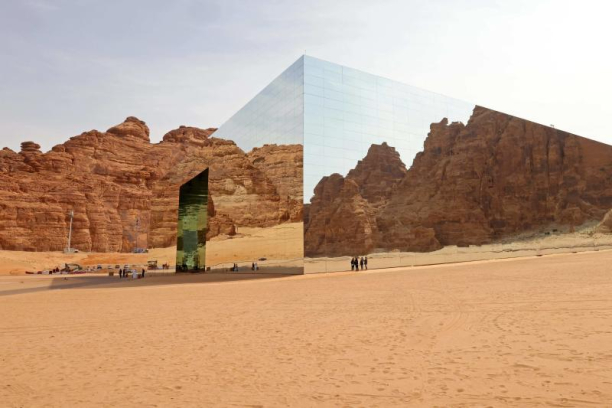
%> input picture ula.jpg, 612 x 408 px
$ octave DCT.m   (GNU Octave 9; MATLAB toolbox functions it lacks are replaced by stand-ins)
%> lines starting %> are read from the running program, lines starting %| are printed output that depends on the picture; in (x1, y1, x2, y2) boxes, pixels count from 0 and x2, y2 are one past the last pixel; in counts of white or black regions, pixels touching at a corner belong together; the program's own positions count from 1; long printed decimals are rounded
% Load the source image
original_image = imread('ula.jpg');
%> original_image is the input picture: size 408x612x3 uint8; mean R, G, B 192, 160.5, 135.5
original_image = double(original_image) / 255; % Normalize the image to [0,1]
%> original_image: size 408x612x3 double
figure, imshow(original_image); % Show the source image
title('Original Image');

% Create a binary mask
a = zeros(size(original_image,1),size(original_image,2));
a(100:250, 100:350) = 1; % Area where the watermark will be applied
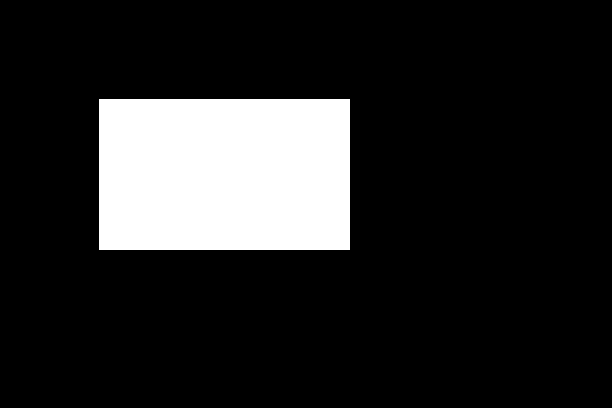
%> a: size 408x612 double; values 0 (black) and 1 (white), 15.2% white; 1 white region, box (x1, y1, x2, y2) and area: (99, 99, 350, 250) 37901
figure, imshow(a); % Show the mask
title('Binary Mask');

% Load the watermark image
watermark = imread('albenia.jpg');
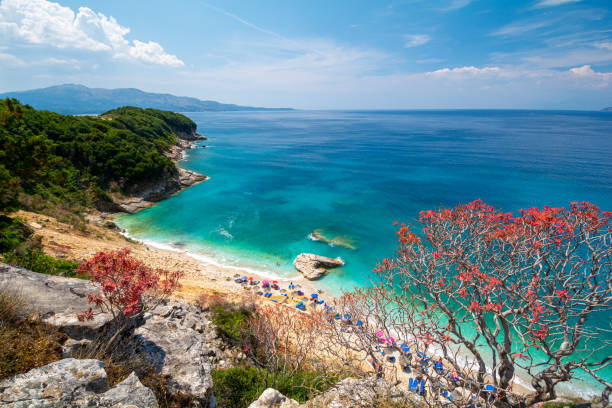
%> input picture albenia.jpg, 612 x 408 px
%> watermark is the input picture: size 408x612x3 uint8; mean R, G, B 104.8, 136.1, 143.4
watermark = double(watermark) / 255; % Normalize the watermark to [0,1]
%> watermark: size 408x612x3 double
figure, imshow(watermark); % Show the watermark
title('Watermark Image');

% Check if watermark is grayscale
if size(watermark, 3) == 1
    % If so, convert the image to grayscale
    original_image = rgb2gray(original_image);
    % Then display the grayscale image
    figure, imshow(original_image);
    title('Grayscale Image');
end

% Resizing the watermark to match the mask size
watermark_resized = imresize(watermark, [size(a,1), size(a,2)]);

% Split the image and the watermark into color channels
x1 = original_image(:,:,1); x2 = original_image(:,:,2); x3 = original_image(:,:,3);
watermark_red = watermark_resized(:, :, 1);
watermark_green = watermark_resized(:, :, 2);
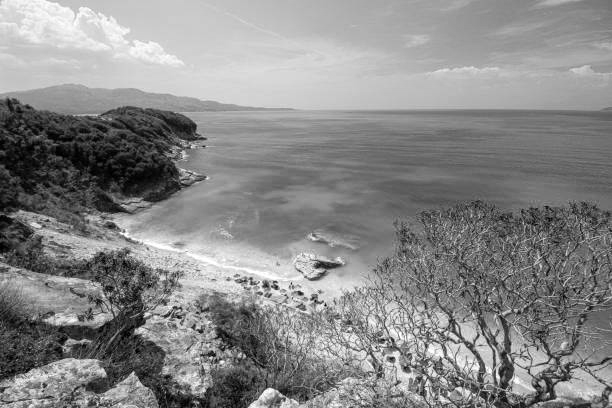
%> watermark_green: size 408x612 double; min 0, max 1, mean 0.534
watermark_blue = watermark_resized(:, :, 3);
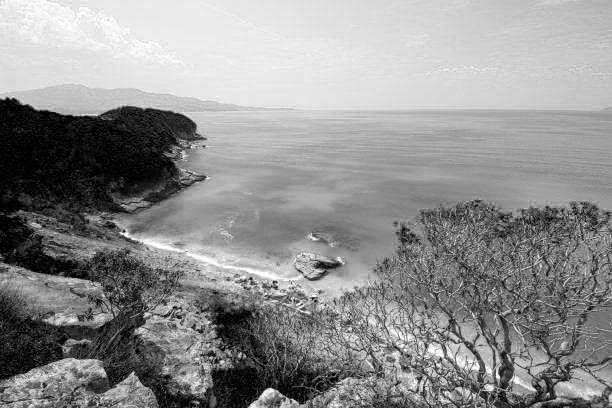
%> watermark_blue: size 408x612 double; min 0, max 1, mean 0.562

% Apply the DCT to the image channels
dx1 = dct2(x1); dx2 = dct2(x2); dx3 = dct2(x3);

% Coefficient of watermark strength
g = 0.5; % Chose this value after trial and error

% Apply the watermark and the IDCT
dx1(logical(a)) = dx1(logical(a)) + g * watermark_red(logical(a));
%> dx1: size 408x612 double; min -35.02, max 376.3, mean 0; mean of the top-left, top-right, bottom-left and bottom-right quarters 0, 0, 0, 0
dx2(logical(a)) = dx2(logical(a)) + g * watermark_green(logical(a));
%> dx2: size 408x612 double; min -42.83, max 314.5, mean 0; mean of the top-left, top-right, bottom-left and bottom-right quarters 0.1, 0, 0, 0
dx3(logical(a)) = dx3(logical(a)) + g * watermark_blue(logical(a));
y1 = idct2(dx1); y2 = idct2(dx2); y3 = idct2(dx3);
%> after `y1 = idct2(dx1)`:
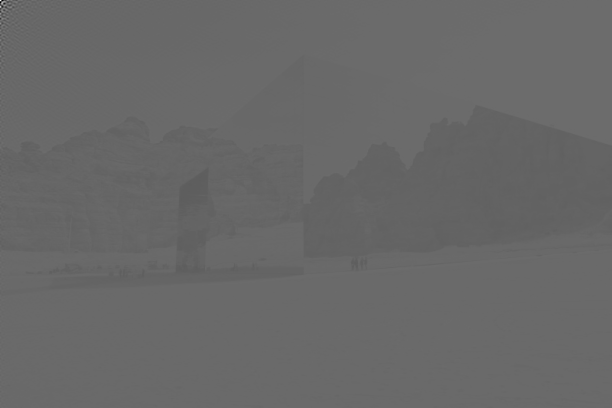
%> y1: size 408x612 double; min -6.33, max 10.92, mean 0.753; drawn with min black and max white

% Combine the channels back into an image
y = cat(3, y1, y2, y3);
y = min(max(y, 0), 1); % Clipping to [0,1]

% Create the watermarked image
watermarked_image_to_show = original_image;
watermarked_image_to_show(logical(a)) = watermark_resized(logical(a));
%> watermarked_image_to_show: size 408x612x3 double; mean R, G, B 0.686, 0.629, 0.531

% Show the watermarked image with disabling the watermark
figure;
imshow(watermarked_image_to_show);
title('Watermarked Image with Albenia.jpg');


% Extract the watermark
extracted_watermark_red = (y1 - x1) / g;
extracted_watermark_green = (y2 - x2) / g;
extracted_watermark_blue = (y3 - x3) / g;

% Reshape the extracted watermark back into 2D form
extracted_watermark_red_resized = imresize(extracted_watermark_red, size(watermark_red));
extracted_watermark_green_resized = imresize(extracted_watermark_green, size(watermark_green));
extracted_watermark_blue_resized = imresize(extracted_watermark_blue, size(watermark_blue));

% Combine the color channels into an image
extracted_watermark_resized = cat(3, extracted_watermark_red_resized, extracted_watermark_green_resized, extracted_watermark_blue_resized);

% Show the extracted watermark
figure, imshow(extracted_watermark_resized);
%> after `imshow(extracted_watermark_resized)`:
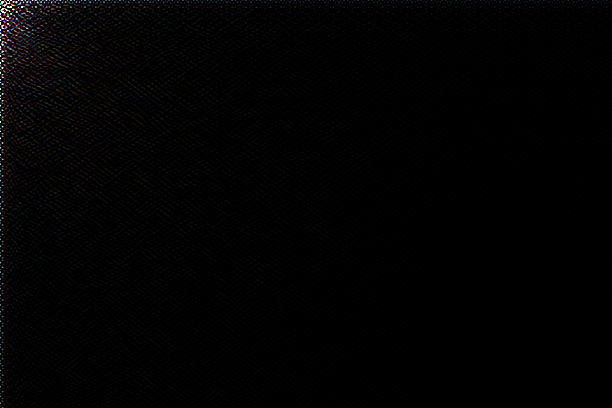
%> displayed picture: size 408x612x3, on the screen's scale of 0 to 255; mean R, G, B 2.4, 2.3, 2.4
title('Extracted Watermark');
colorbar;

% Compare the extracted watermark to the original watermark
difference = abs(extracted_watermark_resized - watermark);
figure, imshow(difference, []);
title('Difference between Original and Extracted Watermark');
colormap('hot');
colorbar;

% Calculate the RMSE values for each color channel
rmse_red = sqrt(mean((extracted_watermark_red_resized - watermark_red).^2, 'all'));
%> rmse_red = 0.513
rmse_green = sqrt(mean((extracted_watermark_green_resized - watermark_green).^2, 'all'));
%> rmse_green = 0.61
rmse_blue = sqrt(mean((extracted_watermark_blue_resized - watermark_blue).^2, 'all'));
%> rmse_blue = 0.664

% Calculate the total RMSE
rmse_total = sqrt(mean((extracted_watermark_resized - watermark_resized).^2, 'all'));
%> rmse_total = 0.599

% Display the RMSE values
disp(['RMSE (Red): ' num2str(rmse_red)]);
%| RMSE (Red): 0.5132
disp(['RMSE (Green): ' num2str(rmse_green)]);
%| RMSE (Green): 0.6099
disp(['RMSE (Blue): ' num2str(rmse_blue)]);
%| RMSE (Blue): 0.664
disp(['Total RMSE: ' num2str(rmse_total)]);
%| Total RMSE: 0.599

% Plot the RMSE values
channels = {'Red', 'Green', 'Blue', 'Total'};
rmse_values = [rmse_red, rmse_green, rmse_blue, rmse_total];
%> rmse_values = [0.513 0.61 0.664 0.599]
figure;
bar(rmse_values);
xticks(1:4);
xticklabels(channels);
ylabel('RMSE');
title('RMSE Values for Watermark Extraction');
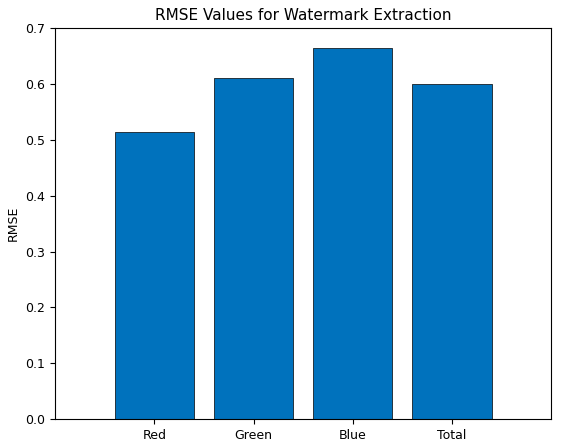
%> figure redrawn from the program's plot data; tallest bar 0.664 high, from x = 2.6 to 3.4
